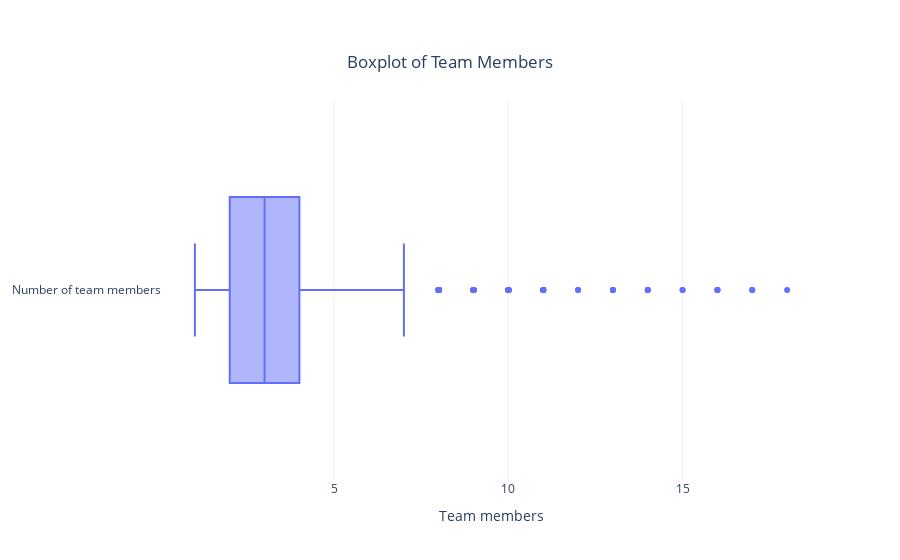

The notebook cell this image was saved under:
### Markdown cell above
There is one outliers of the data - which is number employees is 10K

### Code cell
fig = go.Figure()
fig.add_trace(go.Box(x=seedstar['Number of team members'],
                     name = 'Number of team members'))
fig.update_layout(title = {'text':"Boxplot of Team Members",
                           'y': 0.9, 'x': 0.5,
                           'xanchor': 'center', 'yanchor': 'top'},
                  xaxis_title = "Team members")

### Figure 1 — Plotly figure (JSON) as saved in the notebook; plotly's stock layout.template omitted (floating-point values rounded to 4 significant figures; data arrays with more than 128 entries replaced by an {"elided": "..."} marker saying what was removed)
{"data": [{"name": "Number of team members", "type": "box", "x": {"elided": "4255 int values"}}], "layout": {"title": {"text": "Boxplot of Team Members", "x": 0.5, "xanchor": "center", "y": 0.9, "yanchor": "top"}, "xaxis": {"title": {"text": "Team members"}}}}
